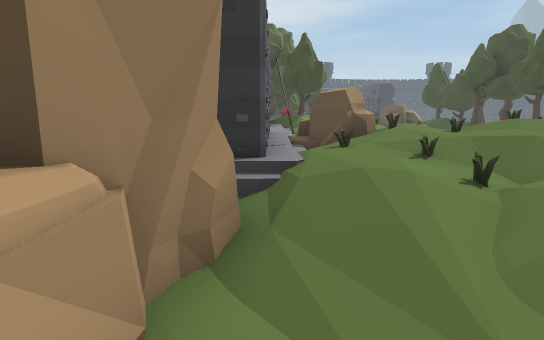
View 1 (above)

24 first-person views from a walk through a scene from a Unity 3-D project. The camera is 1.4 m above the floor, tilts 10° down and sees 75° across. The floor is counted in squares, 1 m on a side. Each view is taken from the middle of a square. On the plan, view 1 faces up. The plan holds only what a view shows up to about 15 squares ahead; the rest is blank. The place goes on beyond the plan. The player character is not drawn. Some animated figures are not drawn. Some surface patterns are stand-ins.

View 2
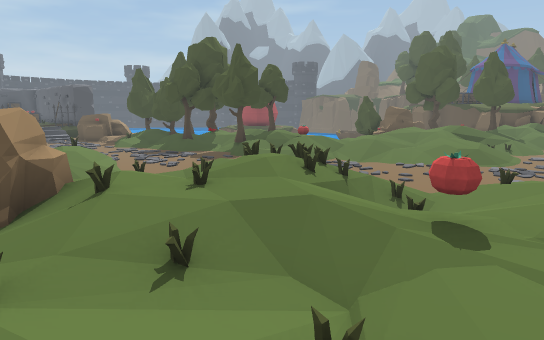

View 3
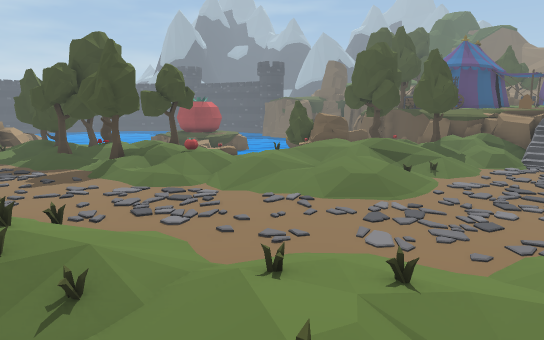

View 4
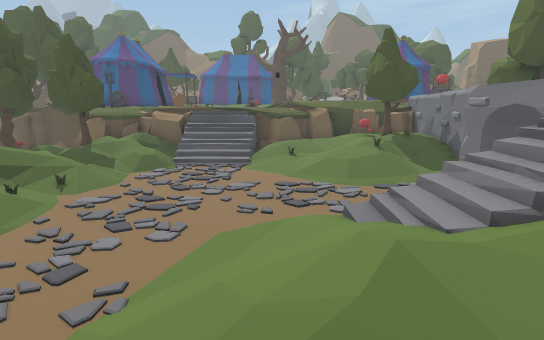

View 5
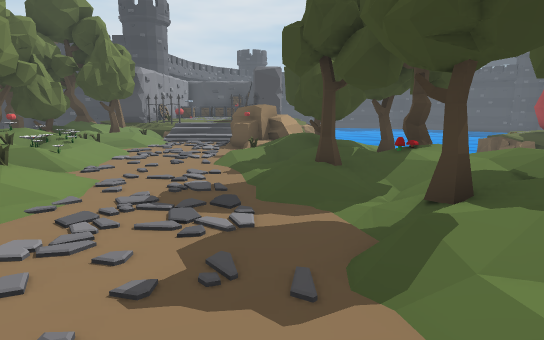

View 6
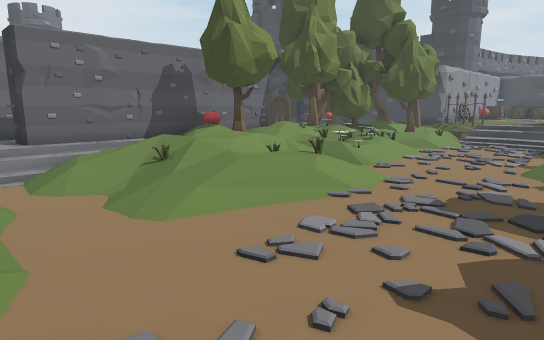

View 7
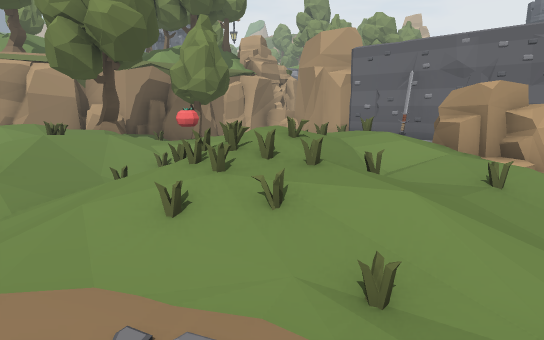

View 8
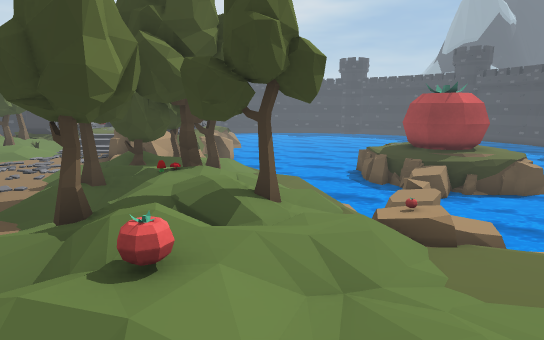

View 9
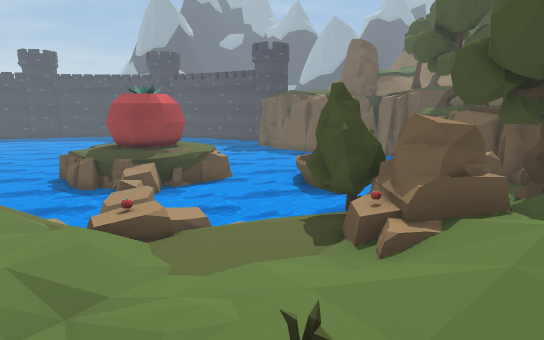

View 10
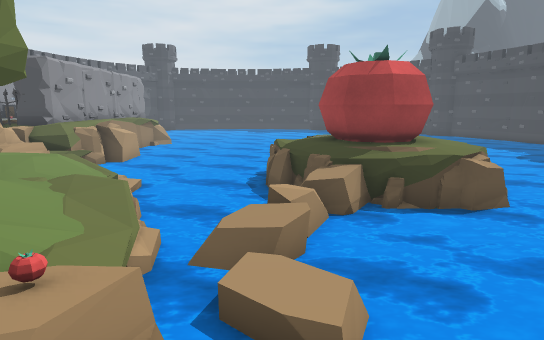

View 11
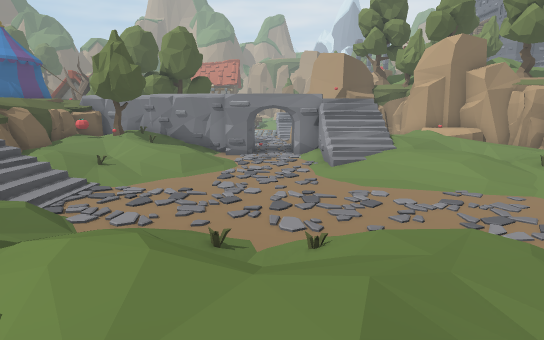

View 12
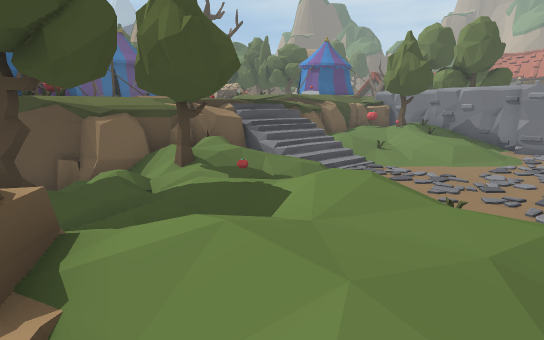

View 13
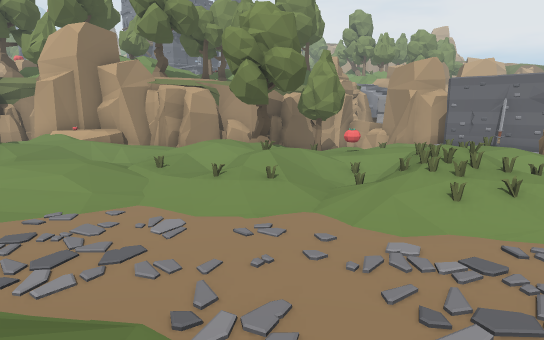

View 14
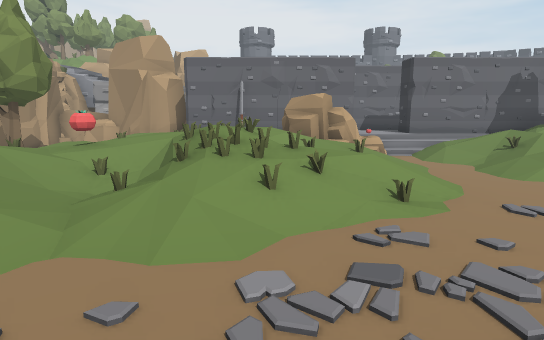

View 15
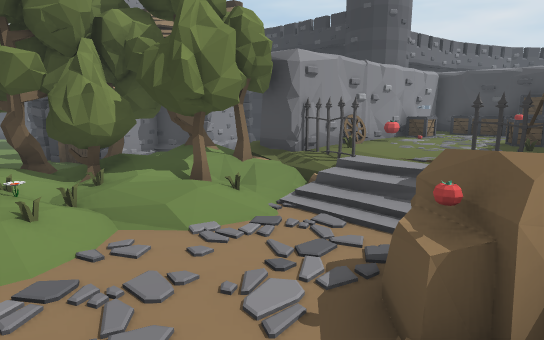

View 16
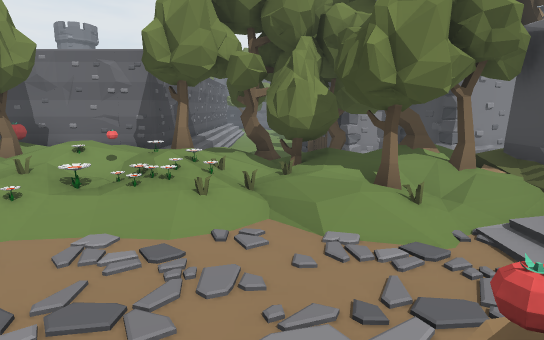

View 17
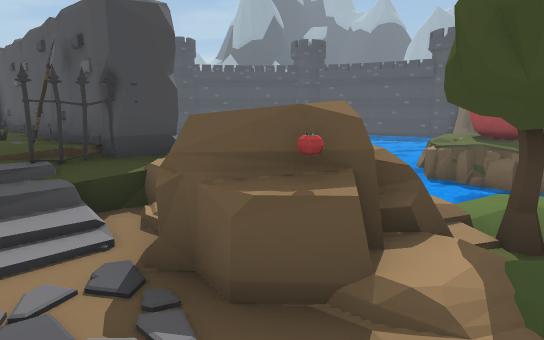

View 18
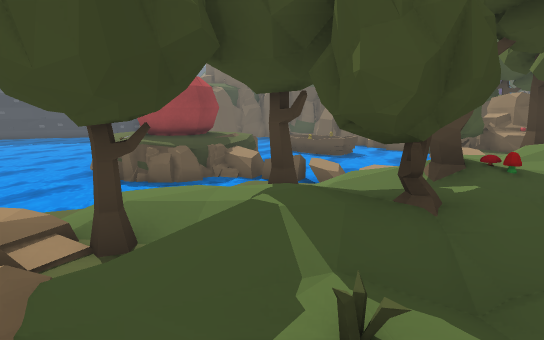

View 19
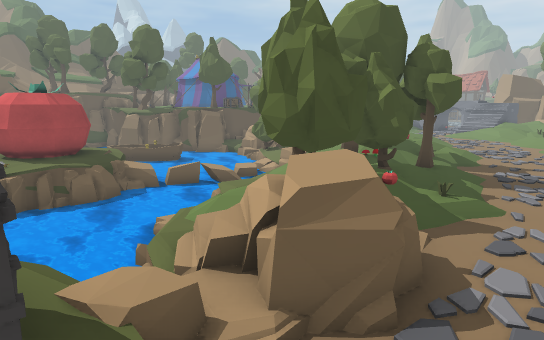

View 20
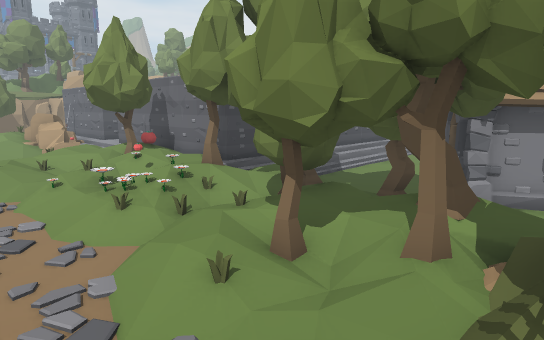

View 21
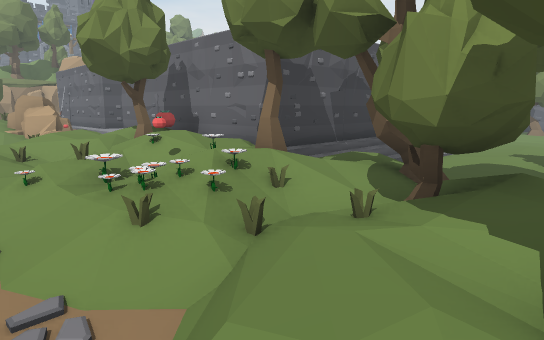

View 22
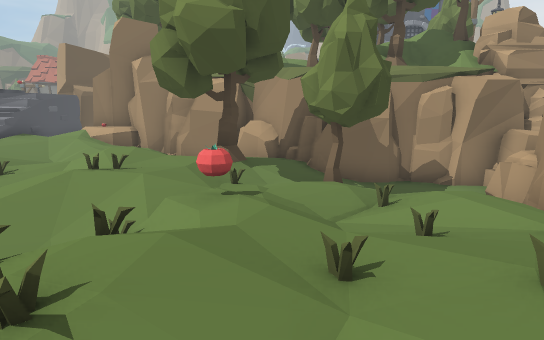

View 23
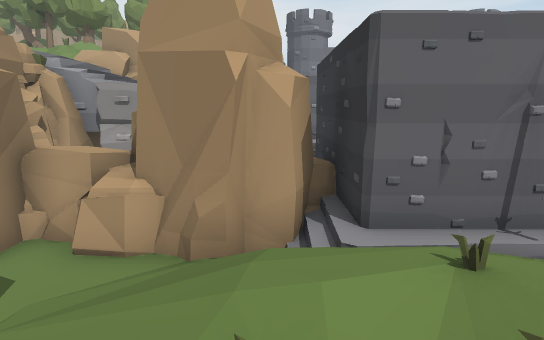

View 24
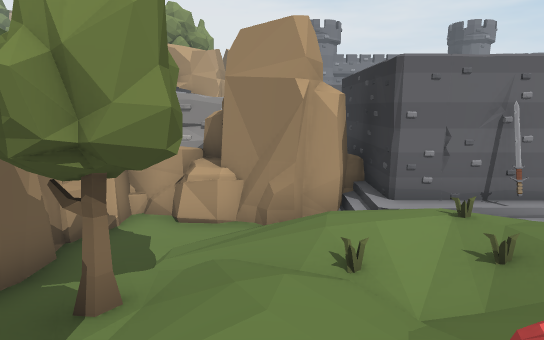

### Floor plan
Key: @ floor where view 1 was taken; # wall or solid block; x gap in a wall; . main floor; : floor 0.25 m higher than the main floor; - floor 0.25 m lower than the main floor; + floor 0.5 m higher than the main floor; _ floor 0.5 m lower than the main floor; * floor 0.75 m higher than the main floor; % floor 1 m higher than the main floor; & floor 1.25 m higher than the main floor; / step, stairs or slope; = window, fence, low wall or low ledge; ≈ water the walk keeps out of; ^ raised ledge; v drop or lower ground; T tree; M mushroom; O other object.
Columns run from 5 left of view 1 to 25 right of it. Each row starts with its distance up from view 1.
 32  #      #O**O#            ≈≈
 31  v      O****#           ≈≈≈
 30   #     #****#         ≈≈≈≈≈
 29   ##    #O**%###+≈≈≈≈≈≈≈≈≈≈≈
 28  ###  *##O**OO#O≈≈≈≈≈≈≈≈≈≈^
 27  O.  *TT :+++#=:≈≈≈≈≈≈≈≈^^^^
 26   O #TTT:::::OO-≈≈≈≈≈≈≈^^^O#^
 25 ### TTTTTO.::OOO.≈≈≈≈≈≈^^OOOO^≈
 24 #.. TTTTT/:.:OOO..-≈≈≈≈^^OOO^^≈
 23  ...TTTOO/...O:TT:._≈≈≈≈^^^^^≈≈
 22  ..:TTTOOO.::./TT:.=≈≈≈≈.≈^^^≈≈
 21  ..:++TOO/...O//TT..≈≈≈≈≈≈≈≈≈≈
 20 ######/OO/...//TTTT.-≈≈O≈≈≈≈≈≈≈
 19      #/OOO:.../TTT#:-≈≈≈≈≈≈≈≈≈O
 18      #TT/:..:./TMO+:.≈≈OO≈≈≈≈≈
 17      #TT///.../TT#*+//≈OO≈≈≈≈≈
 16      #OT/OO..:.::TTT/ O/≈ ≈≈≈≈≈
 15      # %/*/.:...TT//+////T
 14      #//O+/....:+////....TT
 13   #*##//.:......://////.OT OT
 12   #***/.........+///+///OOOOT
 11   ####x///:/....////O//////TT
 10      #%O*O//O..:.//*+/%%/+/// #
  9      #OO/+O/O.:...:++/%//////##
  8      #//%/OOO/...::/*//////TT=#
  7      O/O%O&OO/...://*O//////T=#
  6      #O*%%O+O/...:.///.O/////=#
  5 ######*O///O////..:.......//==#
  4    OO/*O/*O//O+/...:..:..../#&#
  3     #O//**O%O/O/....:..:::://&#
  2   OOO./TT+/*%//O//:....:...//x#
  1 /vOOO..TT/TT%/*/*///..:...:://#
  0 /vOO#@###*T  //+/*///..../:O/*=
 -1 /v#######=O  **///*//..://*/+*#
 -2  OOO   ######**//%//=..://*///=
 -3  OOTT  ######OO/%%//v..:://OTT#
 -4   #TT TTOO TTOOO/ //# .##::OTT=

Positions as (right, up) in squares from view 1, and headings:
1: (0, 0), facing up
2: (1, 3), facing up-right
3: (6, 2), facing up-right
4: (9, 1), facing right
5: (9, 11), facing up
6: (9, 11), facing up-left
7: (9, 11), facing down-left
8: (14, 10), facing up
9: (14, 10), facing up-right
10: (18, 14), facing up
11: (17, 11), facing down
12: (16, 12), facing down-right
13: (14, 10), facing down-left
14: (12, 8), facing left
15: (9, 21), facing up-left
16: (9, 23), facing left
17: (6, 22), facing up-right
18: (7, 21), facing right
19: (6, 28), facing down-right
20: (6, 28), facing down-left
21: (5, 25), facing down-left
22: (4, 9), facing down
23: (4, 4), facing left
24: (6, 3), facing left
